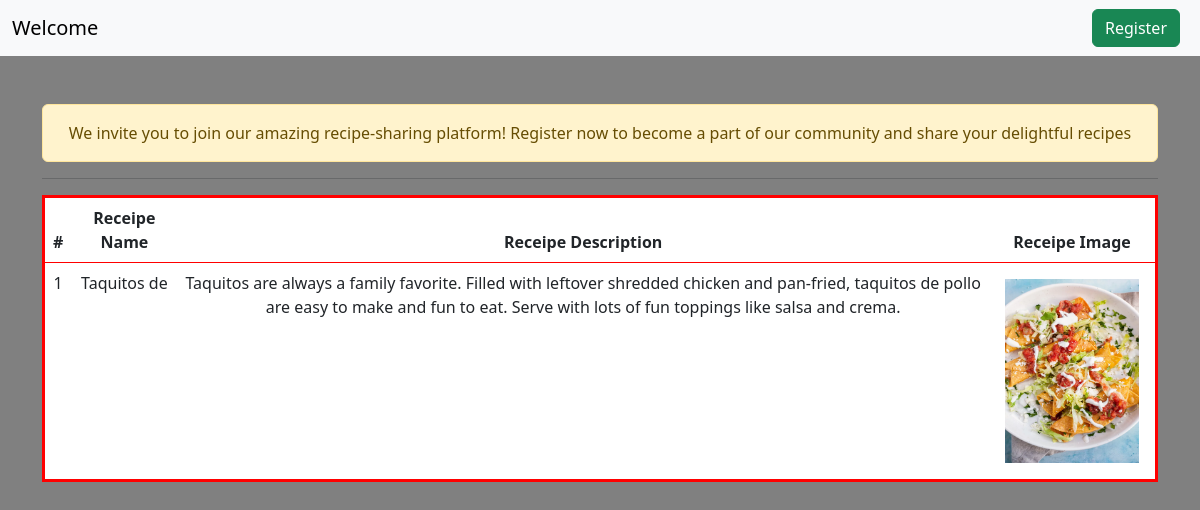
Before: / with the older database file.
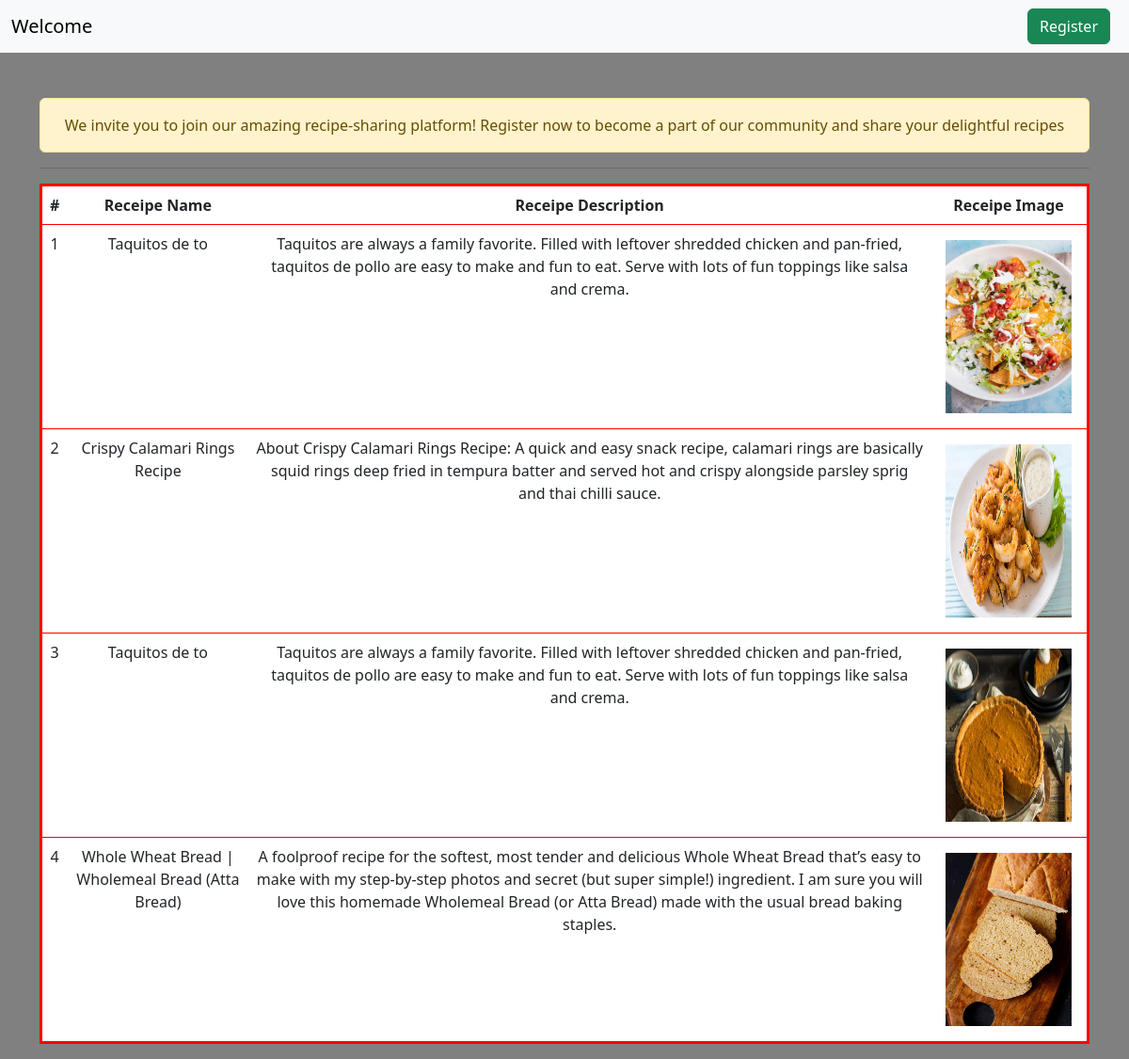
After: the same page with the newer database file.
### App/models.py (models this page shows, shortened)
class Receipe(models.Model):
    user = models.ForeignKey(User,on_delete=models.CASCADE,null=True,blank=True)
    receipe_name = models.CharField(max_length=100)
    receipe_description = models.TextField()
    receipe_image = models.ImageField(upload_to='receipe')

### App/views.py (the view)
# urls.py: 2. Add a URL to urlpatterns:  path('', Home.as_view(), name='home')
def Home(request):
    data = Receipe.objects.all()
    if request.GET.get('Search'):
            if request.GET.get('Search') == data:
                data = data.filter(receipe_name__icontains=request.GET.get('Search'))
    return render(request,'Home.html',{'Receipe':data})

### App/templates/Home.html (shortened to what this page needs)
{% extends 'base.html' %}
{% load static %}
{% block content %}
<nav class="navbar navbar-expand-lg bg-body-tertiary">
    <div class="container-fluid">
        <a class="navbar-brand" href="#">Welcome</a>
        <div class="d-flex justify-content-end align-items-center">
            {% if request.user.is_authenticated %}
            <a href="{% url 'receipes' %}"><button class="btn btn-success me-2" type="submit">Go to Your Profile</button></a>
            <a href="{% url 'Userlogout' %}"><button class="btn btn-success" type="submit">Signout</button></a>
            {% else %}
            <a href="{% url 'register' %}"><button class="btn btn-success me-2" type="submit">Register</button></a>
            {% endif %}
        </div>
    </div>
</nav>
<div class="container mt-5">
    <div class="col-sm-12 text-center">
        <p class="alert alert-warning">We invite you to join our amazing recipe-sharing platform! Register now to become a part of our community and share your delightful recipes</p>
    </div>
    <hr>
    <table class="table text-center" style="border: 3px solid red;">
        <thead>
            <tr>
                <th scope="col">#</th>
                <th scope="col">Receipe Name</th>
                <th scope="col">Receipe Description</th>
                <th scope="col">Receipe Image</th>
            </tr>
        </thead>
        <tbody>
            {% for i in Receipe %}
            <tr>
                <td>{{forloop.counter}}</td>
                <td>{{i.receipe_name}}</td>
                <td>{{i.receipe_description}}</td>
                <td><img src="/media/{{i.receipe_image}}" class="p-2" style="height: 200px;width: 150px;"></td>
            </tr>
            {% endfor %}
        </tbody>
    </table>
</div>
{% endblock content %}

### App/templates/base.html (shortened to what this page needs)
<!DOCTYPE html>
<html lang="en">
<head>
    <link rel="stylesheet" href="https://cdn.jsdelivr.net/npm/bootstrap@5.3.0/dist/css/bootstrap.min.css">
</head>
<body style="background-color: grey;">
    {% block content %}
    {% endblock %}
</body>
</html>

Changed rows visible on the page:
changed Receipe (number 1 of 4 on the later page): receipe_name "Taquitos de" → "Taquitos de to"
added Receipe: receipe_name "Crispy Calamari Rings Recipe", receipe_description "About Crispy Calamari Rings Recipe: A quick and easy snack recipe, calamari rings are basically squid rings deep fried in tempura batter and served hot and crispy alongside parsley sprig and thai chilli sauce.", receipe_image (picture)
added Receipe: receipe_name "Taquitos de to", receipe_description "Taquitos are always a family favorite. Filled with leftover shredded chicken and pan-fried, taquitos de pollo are easy to make and fun to eat. Serve with lots of fun toppings like salsa and crema.", receipe_image (picture)
added Receipe: receipe_name "Whole Wheat Bread | Wholemeal Bread (Atta Bread)", receipe_description "A foolproof recipe for the softest, most tender and delicious Whole Wheat Bread that’s easy to make with my step-by-step photos and secret (but super simple!) ingredient. I am sure you will love this homemade Wholemeal Bread (or Atta Bread) made with the usual bread baking staples.", receipe_image (picture)
